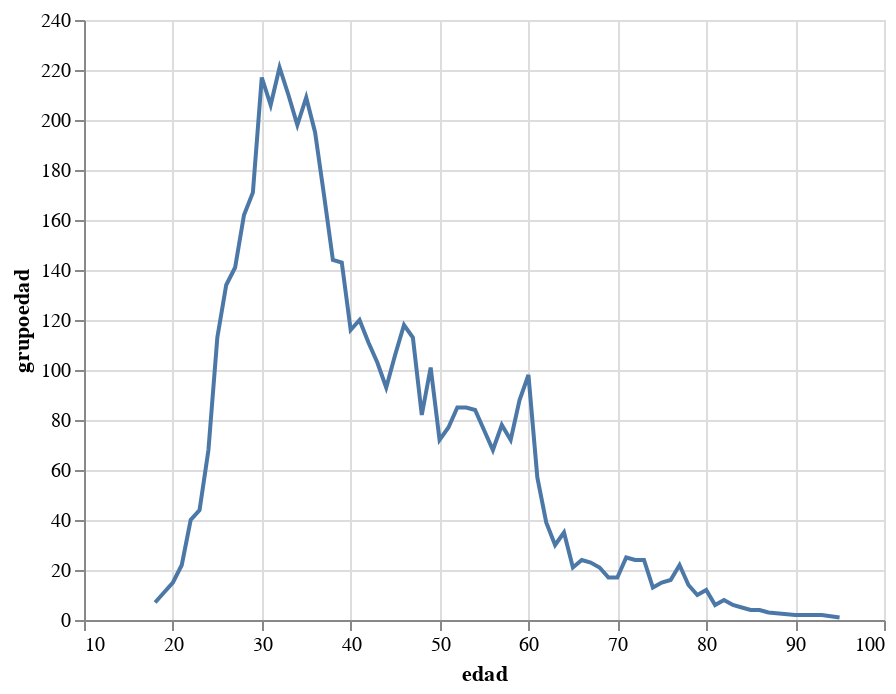

Source (notebook cell):
### Markdown cell above
Estaremos verificando cómo se distribuyen los plazos fijos por edad, contando el número de registros de la columna "y" para cada grupo de edad.

### Code cell
alt.Chart(bancoSub1).mark_line().encode(x='edad', y='grupoedad')

### Figure 1 — Vega-Lite specification as saved in the notebook (floating-point values rounded to 4 significant figures)
{"config": {"view": {"continuousWidth": 400, "continuousHeight": 300}}, "data": {"name": "data-71373a58d504d234ad28bb02d74c32ca"}, "mark": "line", "encoding": {"x": {"type": "quantitative", "field": "edad"}, "y": {"type": "quantitative", "field": "grupoedad"}}, "$schema": "https://vega.github.io/schema/vega-lite/v4.8.1.json", "datasets": {"data-71373a58d504d234ad28bb02d74c32ca": [{"edad": 18, "grupoedad": 7}, {"edad": 19, "grupoedad": 11}, {"edad": 20, "grupoedad": 15}, {"edad": 21, "grupoedad": 22}, {"edad": 22, "grupoedad": 40}, {"edad": 23, "grupoedad": 44}, {"edad": 24, "grupoedad": 68}, {"edad": 25, "grupoedad": 113}, {"edad": 26, "grupoedad": 134}, {"edad": 27, "grupoedad": 141}, {"edad": 28, "grupoedad": 162}, {"edad": 29, "grupoedad": 171}, {"edad": 30, "grupoedad": 217}, {"edad": 31, "grupoedad": 206}, {"edad": 32, "grupoedad": 221}, {"edad": 33, "grupoedad": 210}, {"edad": 34, "grupoedad": 198}, {"edad": 35, "grupoedad": 209}, {"edad": 36, "grupoedad": 195}, {"edad": 37, "grupoedad": 170}, {"edad": 38, "grupoedad": 144}, {"edad": 39, "grupoedad": 143}, {"edad": 40, "grupoedad": 116}, {"edad": 41, "grupoedad": 120}, {"edad": 42, "grupoedad": 111}, {"edad": 43, "grupoedad": 103}, {"edad": 44, "grupoedad": 93}, {"edad": 45, "grupoedad": 106}, {"edad": 46, "grupoedad": 118}, {"edad": 47, "grupoedad": 113}, {"edad": 48, "grupoedad": 82}, {"edad": 49, "grupoedad": 101}, {"edad": 50, "grupoedad": 72}, {"edad": 51, "grupoedad": 77}, {"edad": 52, "grupoedad": 85}, {"edad": 53, "grupoedad": 85}, {"edad": 54, "grupoedad": 84}, {"edad": 55, "grupoedad": 76}, {"edad": 56, "grupoedad": 68}, {"edad": 57, "grupoedad": 78}, {"edad": 58, "grupoedad": 72}, {"edad": 59, "grupoedad": 88}, {"edad": 60, "grupoedad": 98}, {"edad": 61, "grupoedad": 57}, {"edad": 62, "grupoedad": 39}, {"edad": 63, "grupoedad": 30}, {"edad": 64, "grupoedad": 35}, {"edad": 65, "grupoedad": 21}, {"edad": 66, "grupoedad": 24}, {"edad": 67, "grupoedad": 23}, {"edad": 68, "grupoedad": 21}, {"edad": 69, "grupoedad": 17}, {"edad": 70, "grupoedad": 17}, {"edad": 71, "grupoedad": 25}, {"edad": 72, "grupoedad": 24}, {"edad": 73, "grupoedad": 24}, {"edad": 74, "grupoedad": 13}, {"edad": 75, "grupoedad": 15}, {"edad": 76, "grupoedad": 16}, {"edad": 77, "grupoedad": 22}, {"edad": 78, "grupoedad": 14}, {"edad": 79, "grupoedad": 10}, {"edad": 80, "grupoedad": 12}, {"edad": 81, "grupoedad": 6}, {"edad": 82, "grupoedad": 8}, {"edad": 83, "grupoedad": 6}, {"edad": 84, "grupoedad": 5}, {"edad": 85, "grupoedad": 4}, {"edad": 86, "grupoedad": 4}, {"edad": 87, "grupoedad": 3}, {"edad": 90, "grupoedad": 2}, {"edad": 92, "grupoedad": 2}, {"edad": 93, "grupoedad": 2}, {"edad": 95, "grupoedad": 1}]}}
